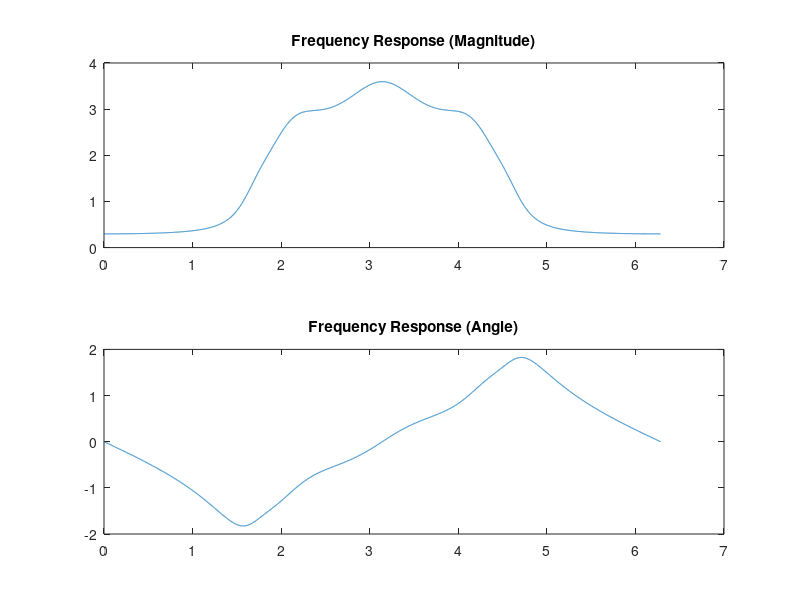
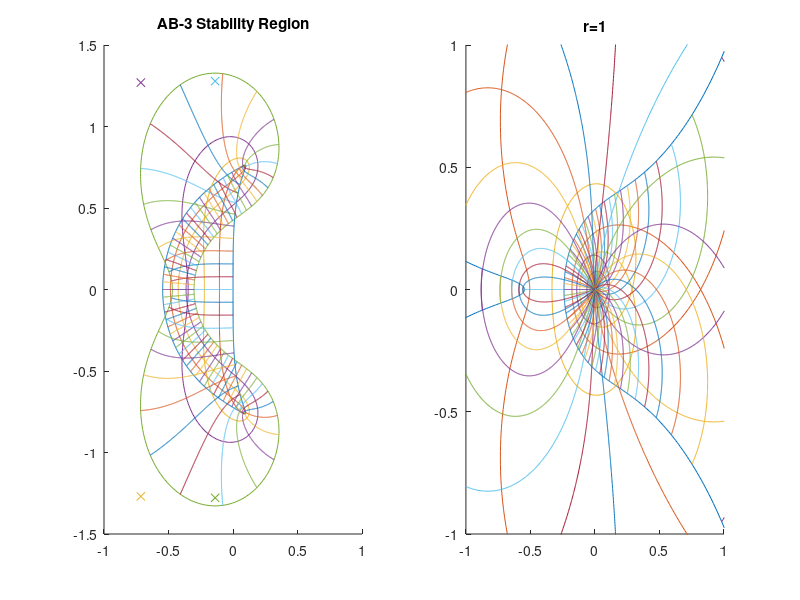

MATLAB code for these plots, in order: (Note: this script raises an error after producing the figures.)
% System Simulation Problem 10
% Written by Josh Humphrey

%% Part B %%
clear
N = 10000;
Omega=linspace(0,2*pi,N+1);      %Set up vector of Omega
s=exp(1i*Omega);                  %Define z on unit circle
T=0.001;
H = (0.6042*s.^4+4.1572*s.^2+6.1591)./(s.^5+3.4630*s.^4+7.1704*s.^3+10.2787*s.^2+8.6926*s+6.159);
       
figure (1)
subplot(2,1,1)
plot(Omega,abs(H));
title('Frequency Response (Magnitude)')
        
subplot(2,1,2)
plot(Omega,angle(H));
title('Frequency Response (Angle)')

%% Part C %%
figure(2)
run=2;
Nr=10;
Ntheta=80;

rho=linspace(1,Nr,Nr)/Nr;
theta=linspace(0,(Ntheta-1)/Ntheta,Ntheta)*2*pi;
    
rhocw=rho;
rhoccw=rho;

p=linspace(0,2*pi,1001);
for m=1:Nr
    r=rho(Nr-m+1);
    z=r*exp(i*p);
    w=(12*(z.^2).*(z-1)./(23*(z.^2)-16*z+5));
    if(r>0.57)
        rhoccw(m)=100;
        subplot(121)
        title('AB-3 Stability Region')
        hold on
        plot(real(w),imag(w))
        hold off
        axis([-1 1 -1.5 1.5])
    else
        rhocw(m)=0;
        subplot(122)
         title('r=1')
        hold on
        plot(real(w),imag(w))
        hold off
        axis([-1 1 -1 1])
    end    
    
end
if(run==3)
    pause
end


r1=linspace(min(rhoccw),1,1001);
r2=linspace(0,max(rhocw),1001);

for m=1:length(theta)
    z1=r1*exp(i*theta(m));
    z2=r2*exp(i*theta(m));
    w1=(12*(z1.^2).*(z1-1)./(23*(z1.^2)-16*z1+5));
    w2=(12*(z2.^2).*(z2-1)./(23*(z2.^2)-16*z2+5));
    
    subplot(121)
    hold on
        plot(real(w1),imag(w1))
    hold off
    subplot(122)
    hold on
        plot(real(w2),imag(w2))
    hold off
    
end

% Add in part D poles
subplot(121)
hold on
plot(-1.75552,0, 'x')
plot(-0.71469,-1.26945, 'x')
plot(-0.71469,1.26945, 'x')
plot(-0.139044,-1.278189, 'x')
plot(-0.139044,1.278189, 'x')
hold off

%% Part F %%
clear
N=10000;
num = [0.6042 0 4.1572 0 6.1591];
den = [1 3.4630 7.1704 10.2787 8.6926 6.159];
[A,B,C,D] = tf2ss(num,den);

T_completely_stable = 0.01;
T_relatively_stable = 0.3;
T_relatively_unstable = 0.5;
T_completely_unstalbe = 1.0;

u = ones(1,N);
fx = zeros(1,N);
x = zeros(1,N);
y = zeros(1,N);

A = [-3.46300000000000];
B = [-7.17040000000000];
C = [-10.2787000000000];

for k = 1:N-2
    fx(k) = A.*x(k) + B.*u(k);
    
    x(k+2) = x(k+1) + (T_relatively_stable/2)*(3*fx(k+1)-fx(k));
    y(k) = C.*x(k)+D.*u(k);
end

figure(4)
subplot(121)
plot(x,y)
title('Relatively Stable T')

u = ones(1,N);
fx = zeros(1,N);
x = zeros(1,N);
y = zeros(1,N);

for k = 1:N-2
    fx(k) = A.*x(k) + B.*u(k);
    
    x(k+2) = x(k+1) + (T_relatively_unstable/2)*(3*fx(k+1)-fx(k));
    y(k) = C.*x(k)+D.*u(k);
end

subplot(122)
plot(x,y)
title('Relatively Unstable T')
